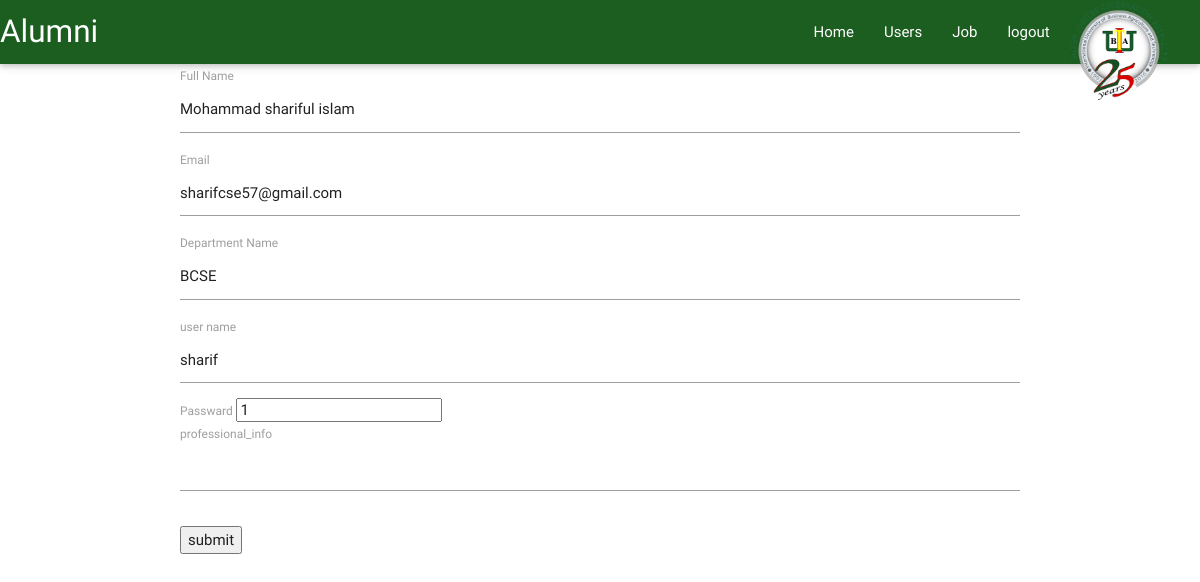
/myprofileedit.php?id=1, run on the app's committed database.
### tables this page shows
CREATE TABLE IF NOT EXISTS `userinfo` (
  `id` int(11) NOT NULL AUTO_INCREMENT,
  `user_id` int(11) NOT NULL,
  `fullname` varchar(60) NOT NULL,
  `email` varchar(60) NOT NULL,
  `department` varchar(60) NOT NULL,
  `batch` varchar(60) NOT NULL,
  `year` varchar(40) NOT NULL,
  `passing_year` date NOT NULL,
  `username` varchar(60) NOT NULL,
  `passward` varchar(60) NOT NULL,
  `type` int(11) NOT NULL,
  `is_active` tinyint(1) NOT NULL DEFAULT '0',
  `image` varchar(50) NOT NULL,
  PRIMARY KEY (`id`,`user_id`)
);

### myprofileedit.php (the view, shortened to what this page needs)
<!DOCTYPE html>
<html lang="en">
<head>
  <link href="css/materialize.css" type="text/css" rel="stylesheet" media="screen,projection"/>
  <link href="css/style.css" type="text/css" rel="stylesheet" media="screen,projection"/>
</head>
<body>
  <nav>
    <div class="nav-wrapper green darken-4">
      <img src="img/iubat.png" align="right" style="margin-right:30px;" height="100">
      <a href="img/iubat.png" class="brand-logo">Alumni</a>
      <ul class="right hide-on-med-and-down">
        <li><a href="profile.php">Home</a></li>
        <li><a href="user.php">Users</a></li>
        <li><a href="profile.php">Job</a></li>
        <li><a href="logout.php?id=<?php echo $usid; ?>">logout</a></li>
      </ul>
    </div>
  </nav>
  <?php
  include_once('link.php');
  if(!empty($_REQUEST['id']))
  {
    $id= $_REQUEST['id'];
    $sql="SELECT * FROM userinfo where id='$id' ;";
    if (!($result=mysqli_query($conn, $sql))) {
      echo "Error creating database: " . mysqli_error($conn);
      exit;
    }
    if (mysqli_num_rows($result) > 0) {
      if($row = mysqli_fetch_assoc($result)) {
        ?>
        <div class="section">
          <div class="container">
            <form class="col s12" action="myprofileeditdb.php" method="post">
              <div class=" col s12">
                <label for="name">Full Name</label>
                <input type="text" class="validate" value="<?php echo $row['fullname']; ?>" name="fullname">
              </div>
              <div class=" col s12">
                <label for="email">Email</label>
                <input  type="email" class="validate" value="<?php echo $row['email']; ?>" name="email">
              </div>
              <div class=" col s12">
                <label for="email">Department Name</label>
                <input type="text" class="validate" value="<?php echo $row['department']; ?>" name="department" >
              </div>
              <div class=" col s12">
                <label for="email">user name</label>
                <input type="text" class="validate" value="<?php echo $row['username']; ?>" name="username">
              </div>
              <div class=" col s12">
                <label for="email">Passward</label>
                <input type="passward" class="validate" value="<?php echo $row['passward']; ?>" name="passward">
              </div>
               <div class=" col s12">
                <label for="email">professional_info</label>
                <input type="text" class="validate" value="<?php echo $row['professional_info']; ?>" name="prd">
              </div>
              <div class="button col s12 ">
                <button type="submit" name="submit">submit</button>
              </div>
            </form>
          </div>
        </div>
        <?php }} } ?>
      </body>
      </html>

### css/style.css (style rules this page uses)
.section { height: 100%; margin: 0px; padding: 0px; }
html, body { height: 100%; }

### myprofileedit.php (style rules this page uses)
.button { margin-top: 20px; }

### data on the page
userinfo: fullname "Mohammad shariful islam", email "sharifcse57@gmail.com", department "BCSE", username "sharif", passward "1"
